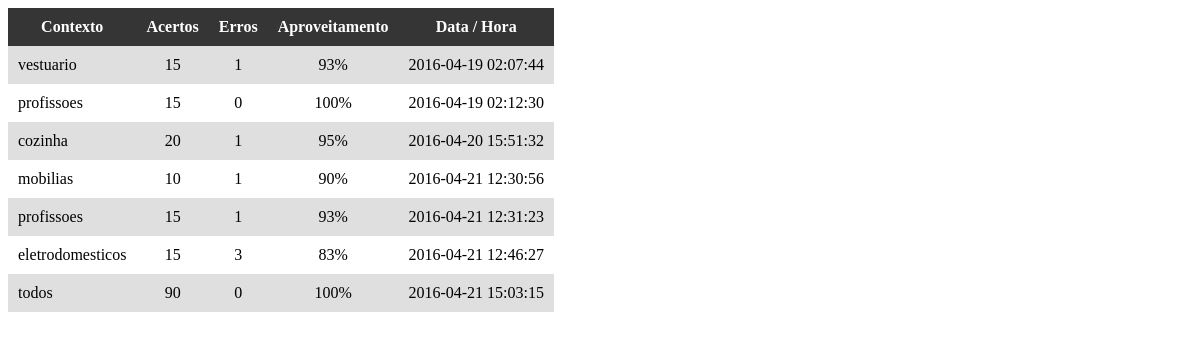
The page /php/resultados.php (signed in) on the database its author committed.
### tables this page shows
CREATE TABLE resultados (
  id int(11) NOT NULL,
  erros int(10) NOT NULL,
  acertos int(10) NOT NULL,
  percentual double NOT NULL,
  matricula varchar(30) NOT NULL,
  contexto varchar(50) NOT NULL,
  data timestamp NOT NULL DEFAULT CURRENT_TIMESTAMP
);

### php/resultados.php (the view, shortened to what this page needs)
    <html>
    <head>
        <link rel="stylesheet" type="text/css" href="../css/estilo_quiz.css" media="all">
    </head>
    </html>
<?php
$server = "localhost";
$user = "root";
$password = "";
$db_name = "site_celle";
$usuario = $_SESSION['usuario'];
$connect = mysqli_connect($server, $user, $password, $db_name);
$query = "SELECT matricula FROM usuarios WHERE usuario = '$usuario'";
$result = mysqli_query($connect, $query);
$array = mysqli_fetch_array($result);
$matricula = $array['matricula'];
$sql = "SELECT erros, acertos, percentual, contexto, data FROM resultados WHERE matricula = '$matricula'";
$result_2 = mysqli_query($connect, $sql);
echo "<table class='popup' cellspacing='8'>";
echo "<tr>
			<th>Contexto</th>
			<th>Acertos</th>
			<th>Erros</th>
			<th>Aproveitamento</th>
			<th>Data / Hora</th>
		  </tr>";
while ($arr = mysqli_fetch_array($result_2)) {
    echo "
		<tr>
			<td class='td'>" . $arr['contexto'] . "</td>
			<td class='td'>" . $arr['acertos'] . "</td>
			<td class='td'>" . $arr['erros'] . "</td>
			<td class='td'>" . $arr['percentual'] . "%</td>
			<td class='td'>" . $arr['data'] . "</td>
		</tr>
		";
}
echo "</table>";
?>

### css/estilo_quiz.css (style rules this page uses)
.popup, .popup th, .popup tr, .popup td { border-collapse: collapse; padding: 10px; }
.popup th { background: #353535; color: white; }
.popup tr:nth-child(even) { background: #DFDFDF; }
.td, .popup th { text-align: center; }
.td:first-child { text-align: left; }

### rows shown on the page
resultados: contexto "vestuario", acertos "15", erros "1", percentual "93", data "2016-04-19 02:07:44"
resultados: contexto "profissoes", acertos "15", erros "0", percentual "100", data "2016-04-19 02:12:30"
resultados: contexto "cozinha", acertos "20", erros "1", percentual "95", data "2016-04-20 15:51:32"
resultados: contexto "mobilias", acertos "10", erros "1", percentual "90", data "2016-04-21 12:30:56"
resultados: contexto "profissoes", acertos "15", erros "1", percentual "93", data "2016-04-21 12:31:23"
resultados: contexto "eletrodomesticos", acertos "15", erros "3", percentual "83", data "2016-04-21 12:46:27"
resultados: contexto "todos", acertos "90", erros "0", percentual "100", data "2016-04-21 15:03:15"
